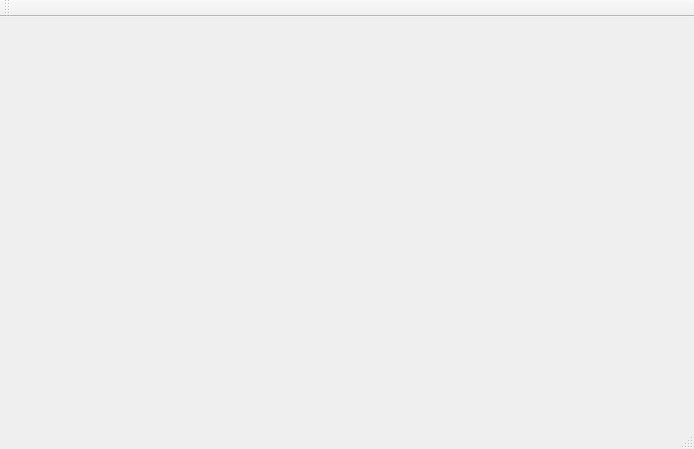
<?xml version="1.0" encoding="UTF-8"?>
<ui version="4.0">
 <class>MainWindow</class>
 <widget class="QMainWindow" name="MainWindow">
  <property name="geometry">
   <rect>
    <x>0</x>
    <y>0</y>
    <width>694</width>
    <height>449</height>
   </rect>
  </property>
  <property name="windowTitle">
   <string>MainWindow</string>
  </property>
  <widget class="QWidget" name="centralWidget"/>
  <widget class="QMenuBar" name="menuBar">
   <property name="geometry">
    <rect>
     <x>0</x>
     <y>0</y>
     <width>694</width>
     <height>23</height>
    </rect>
   </property>
  </widget>
  <widget class="QToolBar" name="mainToolBar">
   <attribute name="toolBarArea">
    <enum>TopToolBarArea</enum>
   </attribute>
   <attribute name="toolBarBreak">
    <bool>false</bool>
   </attribute>
  </widget>
  <widget class="QStatusBar" name="statusBar"/>
 </widget>
 <layoutdefault spacing="6" margin="11"/>
 <resources/>
 <connections/>
</ui>
